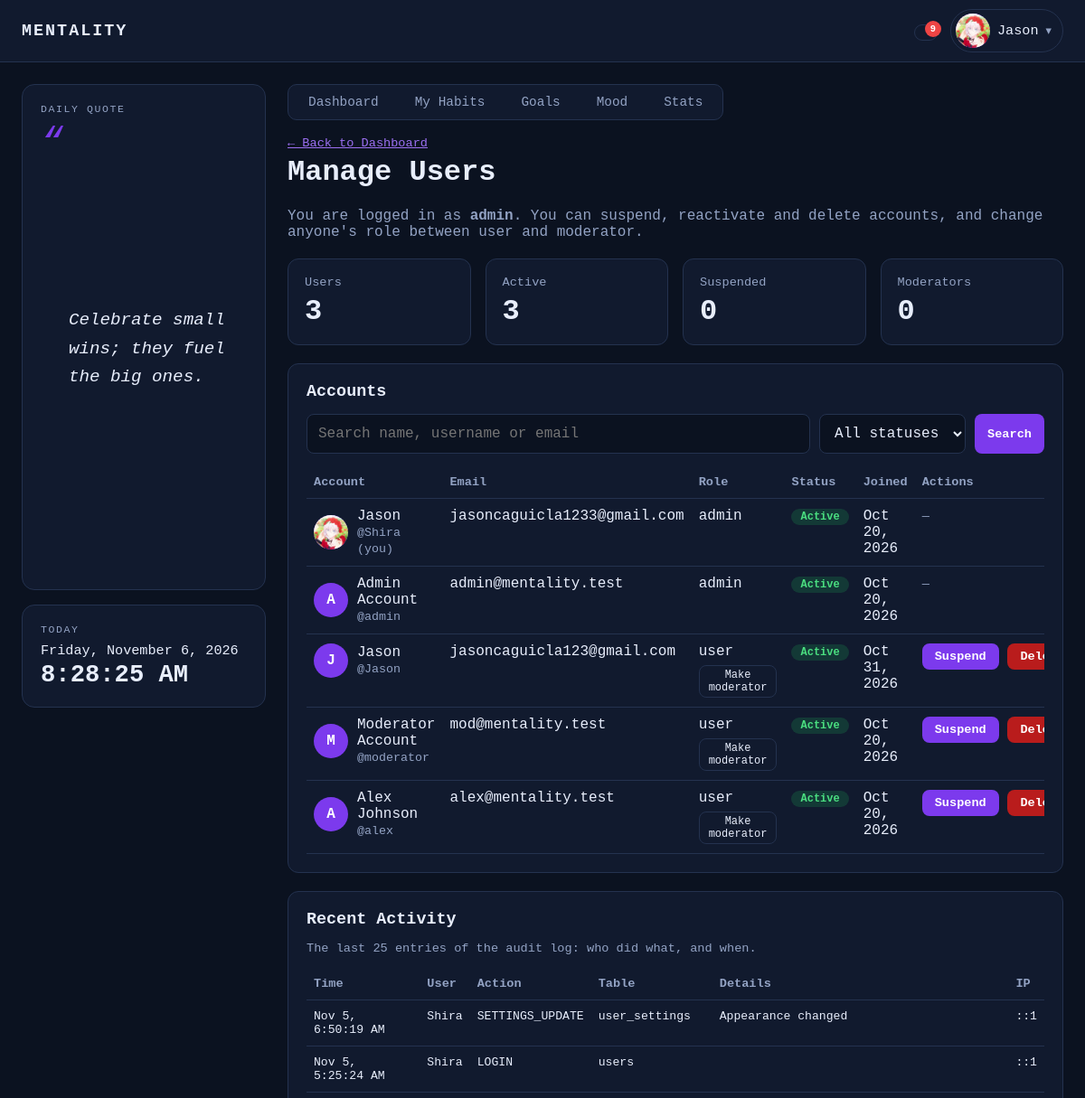
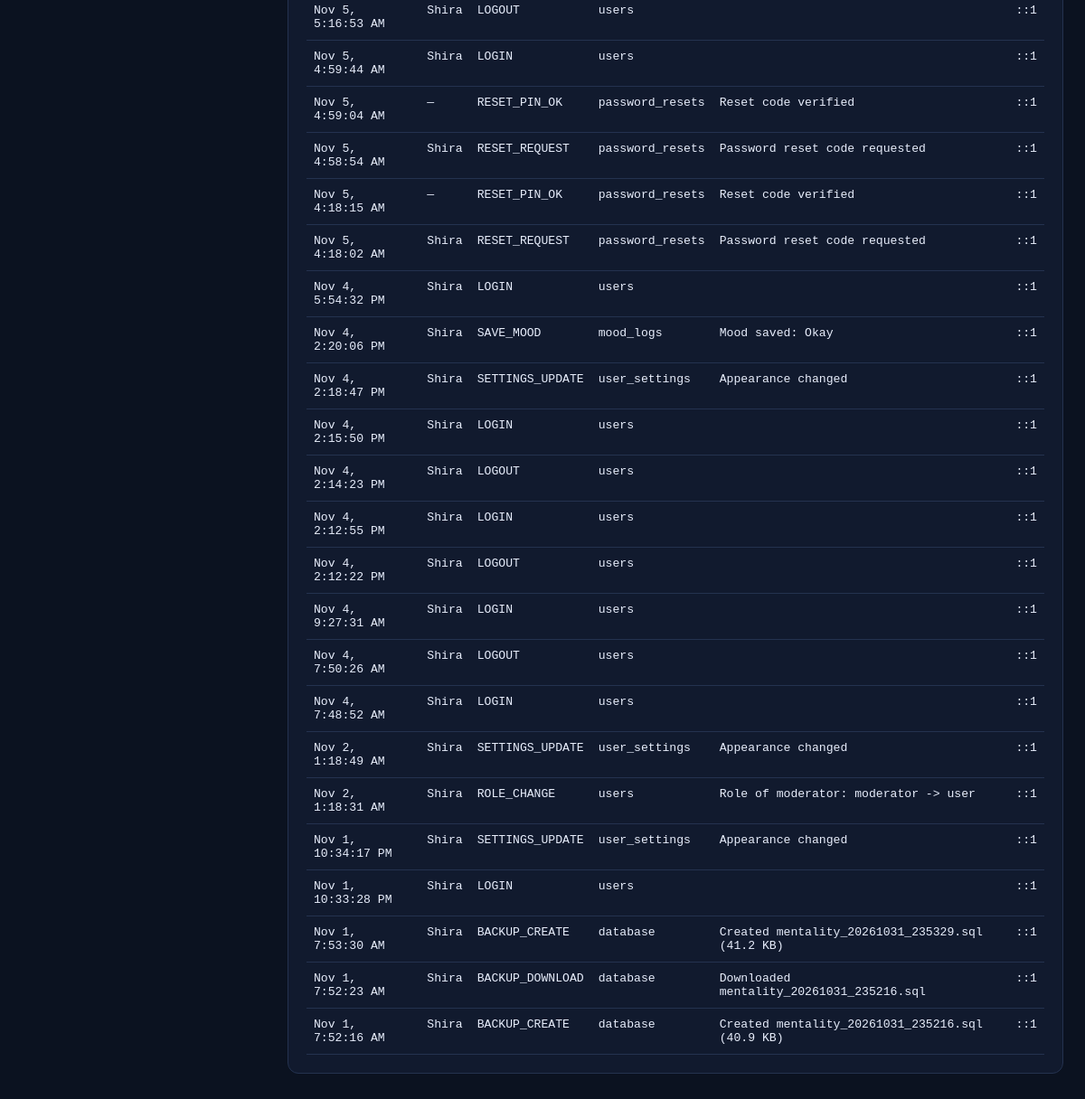
Screenshot of /admin.php (signed in) with the database file from the repository (2 pictures, top to bottom).
### tables this page shows
CREATE TABLE `users` (
  `user_id` int(10) unsigned NOT NULL AUTO_INCREMENT,
  `full_name` varchar(100) NOT NULL,
  `username` varchar(50) NOT NULL,
  `email` varchar(100) NOT NULL,
  `password_hash` varchar(255) NOT NULL,
  `role_id` tinyint(3) unsigned NOT NULL DEFAULT 3,
  `status` enum('active','suspended') NOT NULL DEFAULT 'active',
  `profile_picture` varchar(255) DEFAULT NULL,
  `created_at` timestamp NOT NULL DEFAULT current_timestamp(),
  PRIMARY KEY (`user_id`),
  UNIQUE KEY `uq_users_username` (`username`),
  UNIQUE KEY `uq_users_email` (`email`),
  KEY `fk_users_role` (`role_id`),
  CONSTRAINT `fk_users_role` FOREIGN KEY (`role_id`) REFERENCES `roles` (`role_id`)
);

CREATE TABLE `roles` (
  `role_id` tinyint(3) unsigned NOT NULL AUTO_INCREMENT,
  `role_name` varchar(20) NOT NULL,
  PRIMARY KEY (`role_id`),
  UNIQUE KEY `uq_role_name` (`role_name`)
);

### includes/auth.php (called while the page is built, shortened)
<?php
function e($value): string {
    return htmlspecialchars((string)$value, ENT_QUOTES, 'UTF-8');
}

### includes/quotes.php (called while the page is built, shortened)
<?php
function daily_quote(): string {
    $quotes = all_quotes();
    $index  = hexdec(substr(md5(date('Y-m-d')), 0, 8)) % count($quotes);
    return $quotes[$index];
}

### admin.php (the view, shortened to what this page needs)
<?php
require_once __DIR__ . '/includes/layout.php';
$actorId = (int)$_SESSION['user_id'];
$isAdmin = ($_SESSION['role'] === 'admin');
$q      = trim($_GET['q'] ?? '');
$sql = 'SELECT u.user_id, u.full_name, u.username, u.email, u.status, u.created_at, u.profile_picture, r.role_name
        FROM users u JOIN roles r ON r.role_id = u.role_id WHERE 1 = 1';
$params = [];
$sql .= ' ORDER BY r.role_id, u.created_at DESC LIMIT 200';
$stmt = $pdo->prepare($sql);
$stmt->execute($params);
$users = $stmt->fetchAll();
$counts = ['total' => 0, 'active' => 0, 'suspended' => 0];
$stmt = $pdo->query("SELECT status, COUNT(*) c FROM users WHERE role_id = 3 GROUP BY status");
foreach ($stmt->fetchAll() as $r) { $counts[$r['status']] = (int)$r['c']; $counts['total'] += (int)$r['c']; }
$logs = [];
if ($isAdmin) {
    $logs = $pdo->query('SELECT created_at, username, action, table_name, details, ip_address FROM audit_logs ORDER BY audit_id DESC LIMIT 25')->fetchAll();
}
render_header('Manage Users', 'admin');
?>
<p class="small" style="margin:0 0 6px"><a href="dashboard.php">&larr; Back to Dashboard</a></p>
<h1>Manage Users</h1>
<p class="muted">
    You are logged in as <strong><?= e($_SESSION['role']) ?></strong>.
    <?= $isAdmin
        ? 'You can suspend, reactivate and delete accounts, and change anyone\'s role between user and moderator.'
        : 'You can suspend and reactivate regular users and promote a user to moderator. You cannot change another moderator\'s role, and only administrators can delete accounts.' ?>
</p>
<div class="stat-cards">
    <div class="stat-card"><div class="stat-label">Users</div><div class="stat-value"><?= $counts['total'] ?></div></div>
    <div class="stat-card"><div class="stat-label">Active</div><div class="stat-value"><?= $counts['active'] ?></div></div>
    <div class="stat-card"><div class="stat-label">Suspended</div><div class="stat-value"><?= $counts['suspended'] ?></div></div>
    <div class="stat-card"><div class="stat-label">Moderators</div><div class="stat-value"><?= (int)$pdo->query('SELECT COUNT(*) FROM users WHERE role_id = 2')->fetchColumn() ?></div></div>
</div>
<div class="panel">
    <h2>Accounts</h2>
    <form method="get" class="search-row">
        <input type="text" name="q" placeholder="<?= $isAdmin ? 'Search name, username or email' : 'Search name or username' ?>" value="<?= e($q) ?>">
        <select name="status">
            <option value="">All statuses</option>
        </select>
        <button type="submit" class="btn-sm">Search</button>
    </form>
    <?php if (!$users): ?>
        <p class="muted">No accounts match your search.</p>
    <?php else: ?>
    <div class="table-wrap">
    <table class="list">
        <thead><tr><th>Account</th><?php if ($isAdmin): ?><th>Email</th><?php endif; ?><th>Role</th><th>Status</th><th>Joined</th><th>Actions</th></tr></thead>
        <tbody>
        <?php foreach ($users as $u):
            $isSelf    = ((int)$u['user_id'] === $actorId);
            $canManage = !$isSelf && ($u['role_name'] === 'user' || ($isAdmin && $u['role_name'] === 'moderator'));
            $canPromote = !$isSelf && $u['role_name'] === 'user';
            $canDemote  = !$isSelf && $isAdmin && $u['role_name'] === 'moderator';
            $toRole     = $canPromote ? 'moderator' : ($canDemote ? 'user' : '');
        ?>
            <tr class="<?= $u['status'] === 'suspended' ? 'inactive' : '' ?>">
                <td><div class="user-cell"><?= avatar_html($u['profile_picture'], $u['full_name']) ?>
                    <div><?= e($u['full_name']) ?><br><small class="muted">@<?= e($u['username']) ?><?= $isSelf ? ' (you)' : '' ?></small></div></div></td>
                <?php if ($isAdmin): ?><td><?= e($u['email']) ?></td><?php endif; ?>
                <td>
                    <?= e($u['role_name']) ?>
                    <?php if ($toRole !== ''): ?>
                    <form method="post" class="role-form" onsubmit="return confirm('Change @<?= e($u['username']) ?> from <?= e($u['role_name']) ?> to <?= e($toRole) ?>?');">
                        <button type="submit" class="btn-ghost btn-xs">Make <?= e($toRole) ?></button>
                    </form>
                    <?php endif; ?>
                </td>
                <td><span class="pill <?= e($u['status']) ?>"><?= e(ucfirst($u['status'])) ?></span></td>
                <td><?= e(date('M j, Y', strtotime($u['created_at']))) ?></td>
                <td class="actions">
                <?php if (!$canManage): ?>
                    <span class="muted small">—</span>
                <?php else: ?>
                    <form method="post" onsubmit="return confirm('<?= $u['status'] === 'active' ? 'Suspend' : 'Reactivate' ?> the account @<?= e($u['username']) ?>?');">
                        <button type="submit" class="btn-sm <?= $u['status'] === 'active' ? '' : 'btn-ghost' ?>"><?= $u['status'] === 'active' ? 'Suspend' : 'Reactivate' ?></button>
                    </form>
                    <?php if ($isAdmin): ?>
                    <form method="post" onsubmit="return confirm('DELETE the account @<?= e($u['username']) ?> and ALL of its data? This cannot be undone.');">
                        <button type="submit" class="btn-sm btn-danger">Delete</button>
                    </form>
                    <?php endif; ?>
                <?php endif; ?>
                </td>
            </tr>
        <?php endforeach; ?>
        </tbody>
    </table>
    </div>
    <?php endif; ?>
</div>
<?php if ($isAdmin): ?>
<div class="panel">
    <h2>Recent Activity</h2>
    <p class="muted small">The last 25 entries of the audit log: who did what, and when.</p>
    <div class="table-wrap">
    <table class="list log-table">
        <thead><tr><th>Time</th><th>User</th><th>Action</th><th>Table</th><th>Details</th><th>IP</th></tr></thead>
        <tbody>
        <?php foreach ($logs as $l): ?>
            <tr>
                <td><?= e(date('M j, g:i:s A', strtotime($l['created_at']))) ?></td>
                <td><?= e($l['username'] ?? '—') ?></td>
                <td><?= e($l['action']) ?></td>
                <td><?= e($l['table_name']) ?></td>
                <td><?= e($l['details'] ?? '') ?></td>
                <td><?= e($l['ip_address'] ?? '') ?></td>
            </tr>
        <?php endforeach; ?>
        </tbody>
    </table>
    </div>
</div>
<?php endif; ?>
<?php render_footer(); ?>

### includes/layout.php (shortened to what this page needs)
<?php
require_once __DIR__ . '/auth.php';
require_once __DIR__ . '/quotes.php';
function asset_url(string $file): string {
    return BASE_URL . '/assets/' . $file . '?v=' . (int)@filemtime(__DIR__ . '/../assets/' . $file);
}
function get_reminders(PDO $pdo, int $uid): array {
    $today = date('Y-m-d');
    $out = [];
    $stmt = $pdo->prepare(
        'SELECT COUNT(*) FROM habits h
         WHERE h.user_id = ? AND h.is_active = 1 AND DATE(h.created_at) <= ?
           AND NOT EXISTS (SELECT 1 FROM habit_logs l WHERE l.habit_id = h.habit_id AND l.log_date = ? AND l.completed = 1)'
    );
    $stmt->execute([$uid, $today, $today]);
    $left = (int)$stmt->fetchColumn();
    if ($left > 0) {
        $out[] = ['icon' => 'habits', 'url' => 'dashboard.php',
                  'text' => 'You still have ' . $left . ' habit' . ($left === 1 ? '' : 's') . ' to complete today.'];
    }
    $stmt = $pdo->prepare('SELECT COUNT(*) FROM mood_logs WHERE user_id = ? AND log_date = ?');
    $stmt->execute([$uid, $today]);
    if ((int)$stmt->fetchColumn() === 0) {
        $out[] = ['icon' => 'mood', 'url' => 'mood.php', 'text' => 'You haven\'t logged your mood today.'];
    }
    $stmt = $pdo->prepare(
        "SELECT title, DATEDIFF(target_date, ?) AS d FROM goals
         WHERE user_id = ? AND status <> 'completed' AND target_date <= DATE_ADD(?, INTERVAL 3 DAY)
         ORDER BY target_date LIMIT 5"
    );
    $stmt->execute([$today, $uid, $today]);
    foreach ($stmt->fetchAll() as $g) {
        $d = (int)$g['d'];
        if ($d < 0)       { $when = abs($d) . ' day' . (abs($d) === 1 ? '' : 's') . ' overdue'; }
        elseif ($d === 0) { $when = 'due today'; }
        else              { $when = 'due in ' . $d . ' day' . ($d === 1 ? '' : 's'); }
        $out[] = ['icon' => 'goals', 'url' => 'goals.php', 'text' => 'Goal "' . $g['title'] . '" is ' . $when . '.'];
    }
    return $out;
}
function render_header(string $title, string $active = ''): void {
    global $pdo;
    $isUser = true;
    $theme  = (($_SESSION['theme'] ?? 'dark') === 'light') ? 'light' : 'dark';
    $name   = $_SESSION['full_name'] ?? $_SESSION['username'];
    $tabs   = $isUser ? [
        'dashboard' => ['Dashboard', 'dashboard.php'],
        'habits'    => ['My Habits', 'habits.php'],
        'goals'     => ['Goals',     'goals.php'],
        'mood'      => ['Mood',      'mood.php'],
        'stats'     => ['Stats',     'stats.php'],
    ] : [];
    $notifyOn = ((int)($_SESSION['notify'] ?? 1) === 1);
    $reminders = []; $stored = [];
    if ($isUser && $notifyOn) {
        $reminders = get_reminders($pdo, (int)$_SESSION['user_id']);
        $stmt = $pdo->prepare('SELECT message, created_at FROM notifications
                               WHERE user_id = ? AND is_cleared = 0 ORDER BY created_at DESC, notification_id DESC LIMIT 10');
        $stmt->execute([(int)$_SESSION['user_id']]);
        $stored = $stmt->fetchAll();
    }
    $bellCount = count($reminders) + count($stored);
    ?>
<!DOCTYPE html>
<html lang="en" data-theme="<?= e($theme) ?>">
<head>
    <link rel="stylesheet" href="<?= e(asset_url('style.css')) ?>">
</head>
<body>
<header class="appbar">
    <a class="brand" href="<?= BASE_URL ?>/dashboard.php" title="Go to Dashboard"><span>MENTALITY</span></a>
    <div class="appbar-right">
        <?php if ($isUser): ?>
        <div class="dropdown" data-dropdown>
            <button type="button" class="bell-btn" data-dropdown-toggle aria-label="Notifications" aria-haspopup="true">
                <?= icon('bell', 20) ?><?php if ($bellCount > 0): ?><span class="bell-badge"><?= $bellCount > 9 ? '9+' : $bellCount ?></span><?php endif; ?>
            </button>
        </div>
        <?php endif; ?>
        <div class="dropdown" data-dropdown>
            <button type="button" class="profile-btn" data-dropdown-toggle aria-haspopup="true">
                <?= avatar_html($_SESSION['avatar'] ?? null, $name) ?>
                <span class="profile-name"><?= e($name) ?></span><span class="caret">&#9662;</span>
            </button>
        </div>
    </div>
</header>
<div class="shell">
    <aside class="leftcol">
        <div class="quote-card">
            <div class="card-label">Daily Quote</div>
            <blockquote><?= e(daily_quote()) ?></blockquote>
        </div>
        <div class="today-card">
            <div class="card-label">Today</div>
            <div id="live-date" class="live-date"><?= e(date('l, F j, Y')) ?></div>
            <div id="live-time" class="live-time"><?= e(date('g:i:s A')) ?></div>
        </div>
    </aside>
    <main class="main">
    <?php if ($tabs): ?>
        <nav class="tabs dash-tabs">
            <?php foreach ($tabs as $key => [$label, $file]): ?>
                <a class="tab<?= $key === $active ? ' active' : '' ?>" href="<?= BASE_URL . '/' . $file ?>"><?= icon($key, 16) ?> <?= e($label) ?></a>
            <?php endforeach; ?>
        </nav>
    <?php endif; ?>
    <?php
}
function render_footer(array $scripts = []): void {
    ?>
    </main>
</div>
</body>
</html>
<?php
}
function avatar_html(?string $file, string $name, string $size = 'sm'): string {
    if ($file) {
        return '<img class="avatar ' . e($size) . '" src="' . BASE_URL . '/uploads/avatars/' . rawurlencode($file) . '" alt="Profile picture">';
    }
    $initial = mb_strtoupper(mb_substr(trim($name), 0, 1));
    return '<span class="avatar ' . e($size) . '">' . e($initial !== '' ? $initial : '?') . '</span>';
}

### rows the page displays
users: profile_picture (picture), full_name "Jason", username "Shira", shows "(you)", email "jasoncaguicla1233@gmail.com", role.role_name "admin", status "Active", created_at "Oct 20, 2026"
users: full_name "A", full_name "Admin Account", username "admin", email "admin@mentality.test", role.role_name "admin", status "Active", created_at "Oct 20, 2026"
users: full_name "J", full_name "Jason", username "Jason", email "jasoncaguicla123@gmail.com", role.role_name "user", user_id.role_name "moderator", status "Active", created_at "Oct 31, 2026", shows "Suspend"
users: full_name "M", full_name "Moderator Account", username "moderator", email "mod@mentality.test", role.role_name "user", user_id.role_name "moderator", status "Active", created_at "Oct 20, 2026", shows "Suspend"
users: full_name "A", full_name "Alex Johnson", username "alex", email "alex@mentality.test", role.role_name "user", user_id.role_name "moderator", status "Active", created_at "Oct 20, 2026", shows "Suspend"

### other values shown
$bellCount "9"
$name "Jason"
daily_quote() "Celebrate small wins; they fuel the big ones."
$label "Dashboard"
$label "My Habits"
$label "Goals"
$label "Mood"
$label "Stats"
$_SESSION['role'] "admin"
$counts['total'] "3"
$counts['active'] "3"
$counts['suspended'] "0"
date('M j, g:i:s A', strtotime($l['created_at'])) "Nov 5, 6:50:19 AM"
$l['username'] "Shira"
$l['action'] "SETTINGS_UPDATE"
